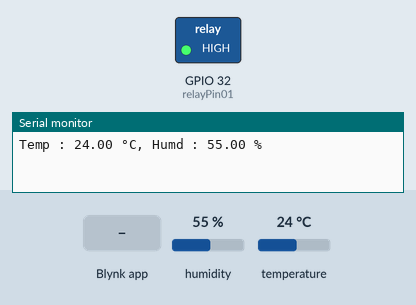
Simulated run of this sketch. Board: ESP32. On the bench: switched loads named in the sketch (green lamp = pin HIGH), the last lines printed to the serial monitor. Inputs (shaded band) come from the test bench; at power-on: humidity 55 %, temperature 24 °C. WiFi joins after 1.5 s; servers stay silent unless stated.

Above: at 3.0 s.
3.1 s: Blynk app writes 1 to V0
At 3.9 s:
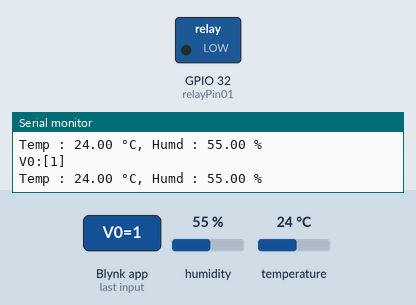
4.6 s: Blynk app writes 0 to V0
At 5.1 s:
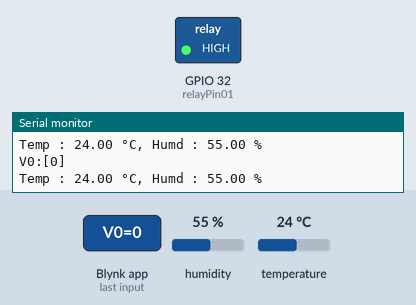
Timing chart, 0 to 7.6 s (numbered marks = the images above; inputs shaded):
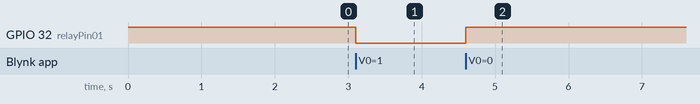

Measured:
- after the input at 3.1 s, GPIO 32 (relayPin01): HIGH → LOW at once
- after the input at 4.6 s, GPIO 32 (relayPin01): LOW → HIGH at once

The sketch:

LAB-Blynk2-SHT31-RELAY.ino
```cpp
/*************************************************************

  This is a simple demo of sending and receiving some data.
  Be sure to check out other examples!
 *************************************************************/

// Template ID, Device Name and Auth Token are provided by the Blynk.Cloud
// See the Device Info tab, or Template settings
#define BLYNK_TEMPLATE_ID           "TMPLfJBQzM10"
#define BLYNK_DEVICE_NAME           "Quickstart Device"
#define BLYNK_AUTH_TOKEN            "n1WJmcj4i6AnhiIssoxGnWTnHGEZ1AKI"


// Comment this out to disable prints and save space
#define BLYNK_PRINT Serial


#include <WiFi.h>
#include <WiFiClient.h>
#include <BlynkSimpleEsp32.h>

#include <Wire.h>
#include "Adafruit_SHT31.h"
Adafruit_SHT31 sht31 = Adafruit_SHT31();

#define relayPin01 32

char auth[] = BLYNK_AUTH_TOKEN;

// Your WiFi credentials.
// Set password to "" for open networks.
char ssid[] = "iPadNimit";
char pass[] = "1234567890";

BlynkTimer timer;

// This function is called every time the Virtual Pin 0 state changes
BLYNK_WRITE(V0)
{
  // Set incoming value from pin V0 to a variable
  int value = param.asInt();
  Serial.println("V0:[" + String(value) + "]");

  if(value == 1) { // if(value)
    digitalWrite(relayPin01, LOW);   // Turn ON, 1
  }
  else {
    digitalWrite(relayPin01, HIGH);  // Turn OFF, 0
  }

  // Update state
  Blynk.virtualWrite(V1, value);
}

// This function sends Arduino's uptime every second to Virtual Pin 2.
void myTimerEvent()
{
  // You can send any value at any time.
  // Please don't send more that 10 values per second.
  //Blynk.virtualWrite(V2, millis() / 1000);

  float t = sht31.readTemperature();
  float h = sht31.readHumidity();

  if (isnan(t) || isnan(h)) {  // check if 'is not a number'
    Serial.println("Failed to read temperature");
  }
  else {
    String sht = "Temp : " + String(t) + " °C, Humd : "+ String(h) + " %";
    Serial.println(sht);
    Blynk.virtualWrite(V4, t);
    Blynk.virtualWrite(V5, h);
  }
}

void setup()
{
  // Debug console
  Serial.begin(115200);

  pinMode(relayPin01, OUTPUT);
  digitalWrite(relayPin01, HIGH);

  if (! sht31.begin(0x44)) {    // Set to 0x45 for alternate i2c addr
    Serial.println("Couldn't find SHT31");
    while (1) delay(1);
  }

  Blynk.begin(auth, ssid, pass);
  // You can also specify server:
  // Blynk.begin(auth, ssid, pass, "blynk.cloud", 80);
  // Blynk.begin(auth, ssid, pass, IPAddress(192,168,1,100), 8080);

  // Setup a function to be called every second
  timer.setInterval(1000L, myTimerEvent);
}

void loop()
{
  Blynk.run();
  timer.run();
  // You can inject your own code or combine it with other sketches.
  // Check other examples on how to communicate with Blynk. Remember
  // to avoid delay() function!
}
```
